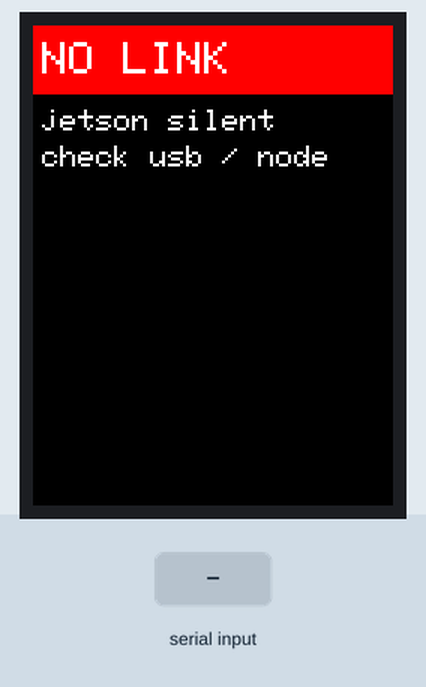
Recording of a sketch running on a simulated Arduino Uno, built with avr-gcc and run on an emulated ATmega328P. On the bench: 240×320 colour display. The inputs (shaded band) are chosen by the test bench.

Above: at 3.8 s.
3.9 s: ":\n" received over Serial
At 5.2 s:
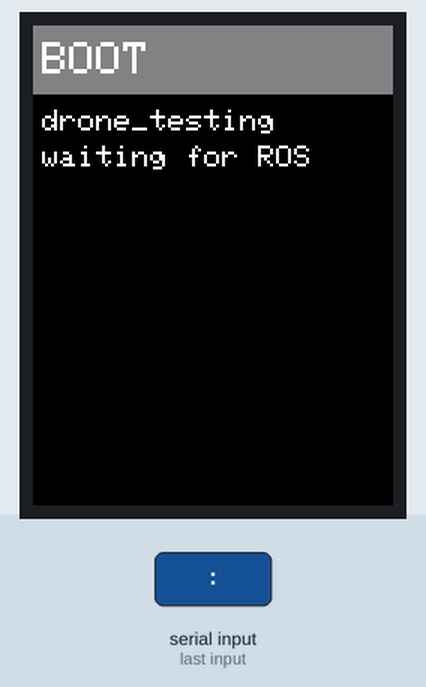
5.5 s: "C\n" received over Serial
At 6.8 s:
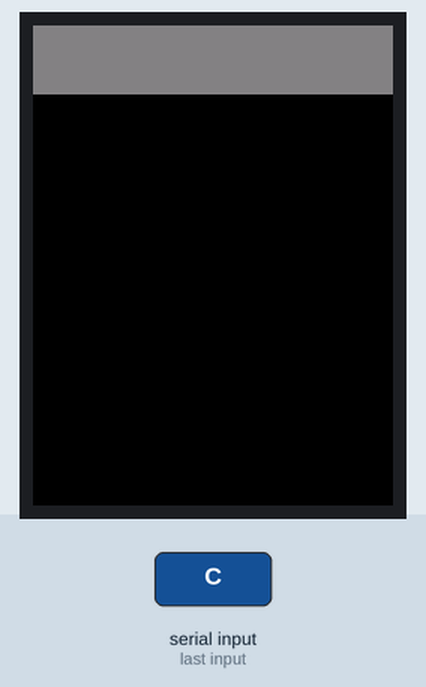
8.5 s: "90:45\n" received over Serial
Timing chart, 0 to 11.5 s (numbered marks = the images above; inputs shaded):
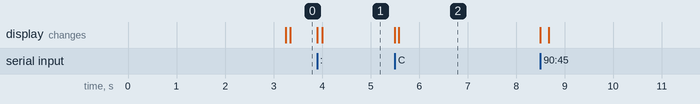

Measured:
- after the input at 3.9 s, the display: first changes at once (image 1 shows a later state)
- what the display in image 2 shows lasts 2.9 s, from 5.6 s to 8.5 s

The sketch:

tft_status.ino
```cpp
/*
 * tft_status -- drone status readout for a parallel TFT LCD shield on an
 * Arduino Uno (the common 2.4"/2.8" MCUFRIEND-style shield: ILI9341,
 * ILI9325, HX8347, SPFD5408 and friends, auto-detected at runtime).
 *
 * The shield occupies D2-D9 and A0-A4. D0/D1 stay free, so the USB serial
 * link to the Jetson still works -- that is what feeds this sketch.
 *
 * REQUIRED LIBRARIES (Arduino IDE -> Library Manager):
 *   - MCUFRIEND_kbv  by David Prentice
 *   - Adafruit GFX Library  by Adafruit
 *
 * Protocol (newline terminated, 115200 baud). The Arduino does no
 * interpretation -- all formatting happens in the ROS 2 lcd_status node, so
 * the layout can change without reflashing the board:
 *
 *   T:<text>     banner text (the big stage name across the top)
 *   S:<0-3>      banner colour: 0 idle/grey, 1 ok/green, 2 busy/amber,
 *                3 alarm/red. Send before T: for the colour to apply.
 *   1:<text> ..  6:<text>   body rows, top to bottom
 *   C  (or C:)   clear the whole screen
 *
 * Rows are redrawn only when their text changes, because a full repaint on
 * an 8-bit parallel bus is slow enough to be visibly laggy.
 *
 * If nothing valid arrives for LINK_TIMEOUT_MS the screen goes red with
 * "NO LINK", so a dead Jetson or an unplugged cable is obvious rather than
 * leaving a frozen stale status on screen.
 */

#include <MCUFRIEND_kbv.h>
#include <Adafruit_GFX.h>

MCUFRIEND_kbv tft;

// ---- layout ---------------------------------------------------------------
const int16_t SCREEN_W = 240;
const int16_t SCREEN_H = 320;

const int16_t BANNER_H = 46;
const uint8_t BANNER_TEXT_SIZE = 3;   // 18x24 px per char
const uint8_t BODY_TEXT_SIZE = 2;     // 12x16 px per char -> 20 cols
const int16_t BODY_TOP = BANNER_H + 10;
const int16_t BODY_ROW_H = 24;
const int16_t BODY_LEFT = 6;

const uint8_t NUM_ROWS = 6;
const uint8_t MAX_TEXT = 24;          // longest string we will store per row

// ---- colours --------------------------------------------------------------
const uint16_t C_BLACK = 0x0000;
const uint16_t C_WHITE = 0xFFFF;
const uint16_t C_GREY = 0x8410;
const uint16_t C_GREEN = 0x07E0;
const uint16_t C_AMBER = 0xFD20;
const uint16_t C_RED = 0xF800;
const uint16_t C_BG = 0x0000;

const unsigned long LINK_TIMEOUT_MS = 3000;

// ---- state ----------------------------------------------------------------
char rowText[NUM_ROWS][MAX_TEXT + 1];
char bannerText[MAX_TEXT + 1];
uint8_t bannerSeverity = 0;

char buffer[48];
uint8_t bufferLen = 0;

unsigned long lastMessageMs = 0;
bool linkLost = false;

uint16_t severityColour(uint8_t s) {
  switch (s) {
    case 1: return C_GREEN;
    case 2: return C_AMBER;
    case 3: return C_RED;
    default: return C_GREY;
  }
}

void drawBanner() {
  uint16_t colour = severityColour(bannerSeverity);
  tft.fillRect(0, 0, SCREEN_W, BANNER_H, colour);
  // Dark text on the light amber/green fills, white on grey and red.
  tft.setTextColor((bannerSeverity == 1 || bannerSeverity == 2) ? C_BLACK : C_WHITE);
  tft.setTextSize(BANNER_TEXT_SIZE);
  tft.setCursor(6, (BANNER_H - 8 * BANNER_TEXT_SIZE) / 2);
  tft.print(bannerText);
}

void drawRow(uint8_t row) {
  if (row >= NUM_ROWS) return;
  int16_t y = BODY_TOP + row * BODY_ROW_H;
  // Blank the row first; without this a shorter string leaves the tail of
  // the previous one on screen.
  tft.fillRect(0, y, SCREEN_W, BODY_ROW_H, C_BG);
  tft.setTextColor(C_WHITE);
  tft.setTextSize(BODY_TEXT_SIZE);
  tft.setCursor(BODY_LEFT, y);
  tft.print(rowText[row]);
}

void clearAll() {
  tft.fillScreen(C_BG);
  for (uint8_t i = 0; i < NUM_ROWS; i++) rowText[i][0] = '\0';
  bannerText[0] = '\0';
  bannerSeverity = 0;
  drawBanner();
}

void copyTruncated(char *dest, const char *src) {
  uint8_t i = 0;
  while (i < MAX_TEXT && src[i] != '\0') {
    dest[i] = src[i];
    i++;
  }
  dest[i] = '\0';
}

void handleLine(char *line) {
  lastMessageMs = millis();

  if (linkLost) {
    // Coming back from the NO LINK screen: repaint everything we know.
    linkLost = false;
    tft.fillScreen(C_BG);
    drawBanner();
    for (uint8_t i = 0; i < NUM_ROWS; i++) drawRow(i);
  }

  // Accept both "C" and "C:" so the sender can use the same key:value form
  // it uses for everything else.
  if (line[0] == 'C' && (line[1] == '\0' || (line[1] == ':' && line[2] == '\0'))) {
    clearAll();
    return;
  }

  if (line[0] == 'S' && line[1] == ':') {
    uint8_t s = line[2] - '0';
    if (s <= 3 && s != bannerSeverity) {
      bannerSeverity = s;
      drawBanner();
    }
    return;
  }

  if (line[0] == 'T' && line[1] == ':') {
    if (strncmp(bannerText, line + 2, MAX_TEXT) != 0) {
      copyTruncated(bannerText, line + 2);
      drawBanner();
    }
    return;
  }

  if (line[0] >= '1' && line[0] <= '0' + NUM_ROWS && line[1] == ':') {
    uint8_t row = line[0] - '1';
    if (strncmp(rowText[row], line + 2, MAX_TEXT) != 0) {
      copyTruncated(rowText[row], line + 2);
      drawRow(row);
    }
    return;
  }
}

void showNoLink() {
  tft.fillScreen(C_BG);
  tft.fillRect(0, 0, SCREEN_W, BANNER_H, C_RED);
  tft.setTextColor(C_WHITE);
  tft.setTextSize(BANNER_TEXT_SIZE);
  tft.setCursor(6, (BANNER_H - 8 * BANNER_TEXT_SIZE) / 2);
  tft.print("NO LINK");
  tft.setTextSize(BODY_TEXT_SIZE);
  tft.setCursor(BODY_LEFT, BODY_TOP);
  tft.print("jetson silent");
  tft.setCursor(BODY_LEFT, BODY_TOP + BODY_ROW_H);
  tft.print("check usb / node");
}

void setup() {
  Serial.begin(115200);

  uint16_t id = tft.readID();
  // Some shields report 0x0000 or 0xD3D3; 0x9341 is the usual fallback that
  // drives them correctly anyway.
  if (id == 0x0000 || id == 0xD3D3 || id == 0xFFFF) id = 0x9341;
  tft.begin(id);
  tft.setRotation(0);            // portrait, 240x320
  tft.fillScreen(C_BG);

  for (uint8_t i = 0; i < NUM_ROWS; i++) rowText[i][0] = '\0';

  copyTruncated(bannerText, "BOOT");
  bannerSeverity = 0;
  drawBanner();

  copyTruncated(rowText[0], "drone_testing");
  copyTruncated(rowText[1], "waiting for ROS");
  drawRow(0);
  drawRow(1);

  lastMessageMs = millis();
}

void loop() {
  while (Serial.available() > 0) {
    char c = Serial.read();

    if (c == '\r') continue;

    if (c == '\n') {
      buffer[bufferLen] = '\0';
      if (bufferLen > 0) handleLine(buffer);
      bufferLen = 0;
      continue;
    }

    // Overlong lines are dropped rather than wrapped, so a garbled byte
    // stream cannot desync the parser permanently.
    if (bufferLen < sizeof(buffer) - 1) {
      buffer[bufferLen++] = c;
    } else {
      bufferLen = 0;
    }
  }

  if (!linkLost && (millis() - lastMessageMs) > LINK_TIMEOUT_MS) {
    linkLost = true;
    showNoLink();
  }
}
```
